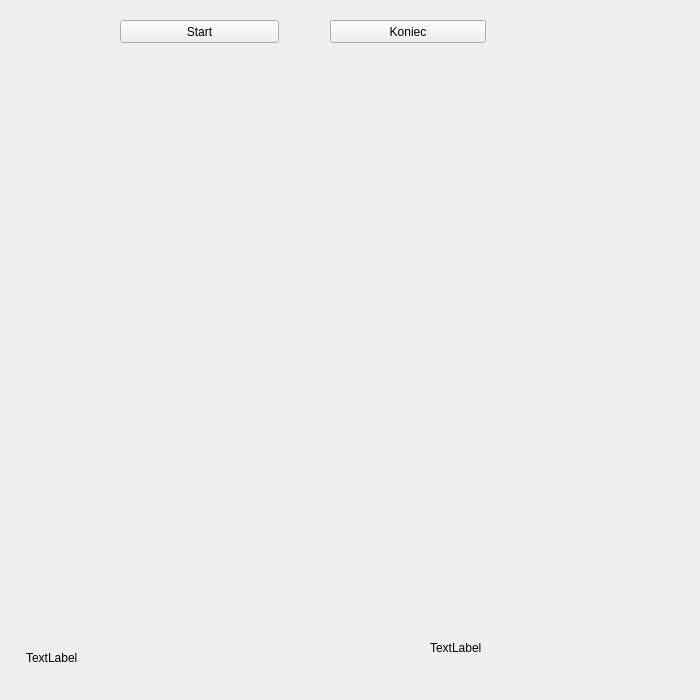
<?xml version="1.0" encoding="UTF-8"?>
<ui version="4.0">
 <class>MainWindow</class>
 <widget class="QMainWindow" name="MainWindow">
  <property name="windowModality">
   <enum>Qt::ApplicationModal</enum>
  </property>
  <property name="geometry">
   <rect>
    <x>0</x>
    <y>0</y>
    <width>700</width>
    <height>700</height>
   </rect>
  </property>
  <property name="windowTitle">
   <string>Siema</string>
  </property>
  <widget class="QWidget" name="centralWidget">
   <widget class="GLWidget" name="pole" native="true">
    <property name="geometry">
     <rect>
      <x>100</x>
      <y>100</y>
      <width>500</width>
      <height>500</height>
     </rect>
    </property>
   </widget>
   <widget class="QWidget" name="layoutWidget">
    <property name="geometry">
     <rect>
      <x>330</x>
      <y>10</y>
      <width>160</width>
      <height>56</height>
     </rect>
    </property>
    <layout class="QHBoxLayout" name="horizontalLayout"/>
   </widget>
   <widget class="QLabel" name="label">
    <property name="geometry">
     <rect>
      <x>430</x>
      <y>640</y>
      <width>181</width>
      <height>16</height>
     </rect>
    </property>
    <property name="text">
     <string>TextLabel</string>
    </property>
   </widget>
   <widget class="QLabel" name="label_2">
    <property name="geometry">
     <rect>
      <x>26</x>
      <y>650</y>
      <width>181</width>
      <height>16</height>
     </rect>
    </property>
    <property name="text">
     <string>TextLabel</string>
    </property>
   </widget>
   <widget class="QPushButton" name="pushButton">
    <property name="geometry">
     <rect>
      <x>330</x>
      <y>20</y>
      <width>156</width>
      <height>23</height>
     </rect>
    </property>
    <property name="text">
     <string>Koniec</string>
    </property>
   </widget>
   <widget class="QWidget" name="layoutWidget">
    <property name="geometry">
     <rect>
      <x>120</x>
      <y>10</y>
      <width>161</width>
      <height>54</height>
     </rect>
    </property>
    <layout class="QGridLayout" name="gridLayout"/>
   </widget>
   <widget class="QPushButton" name="pushButton_2">
    <property name="geometry">
     <rect>
      <x>120</x>
      <y>20</y>
      <width>159</width>
      <height>23</height>
     </rect>
    </property>
    <property name="text">
     <string>Start</string>
    </property>
   </widget>
  </widget>
 </widget>
 <layoutdefault spacing="6" margin="11"/>
 <customwidgets>
  <customwidget>
   <class>GLWidget</class>
   <extends>QWidget</extends>
   <header>glwidget.h</header>
   <container>1</container>
  </customwidget>
 </customwidgets>
 <resources/>
 <connections>
  <connection>
   <sender>pushButton</sender>
   <signal>clicked()</signal>
   <receiver>MainWindow</receiver>
   <slot>close()</slot>
   <hints>
    <hint type="sourcelabel">
     <x>835</x>
     <y>75</y>
    </hint>
    <hint type="destinationlabel">
     <x>478</x>
     <y>315</y>
    </hint>
   </hints>
  </connection>
 </connections>
</ui>
